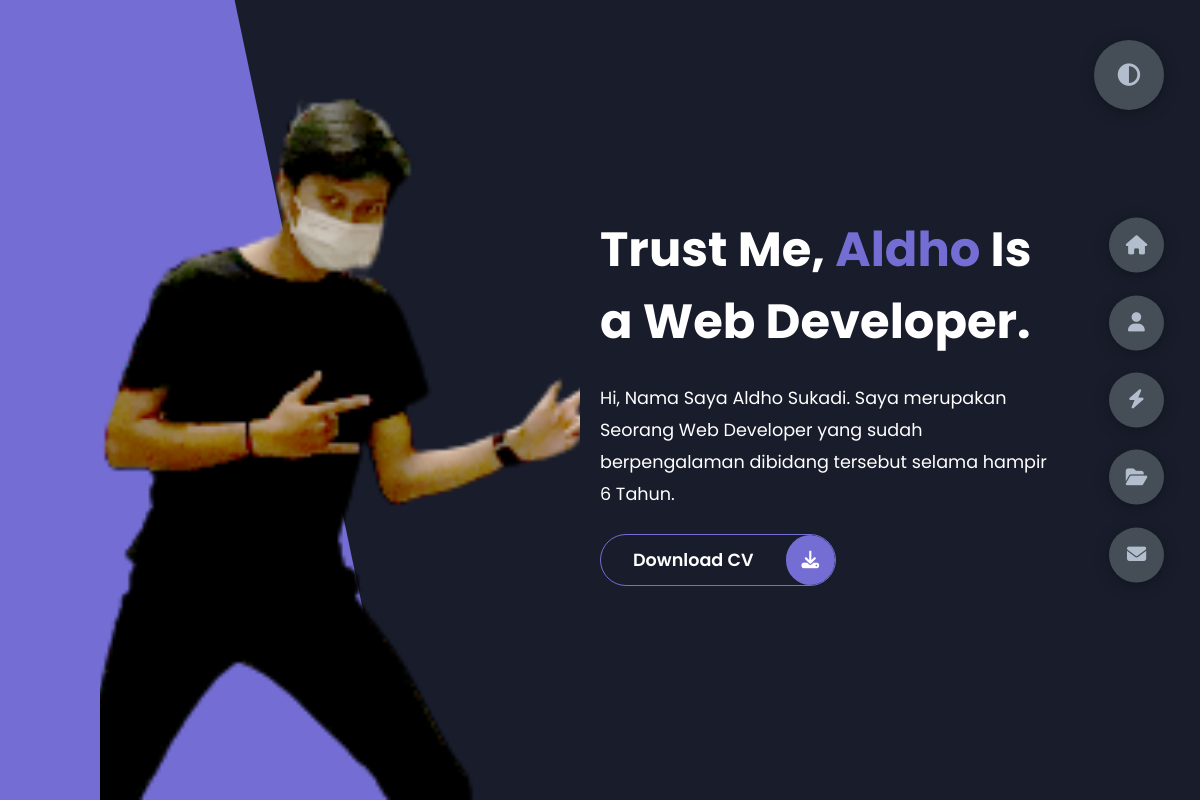
The page / on the database its author committed.
### tables this page shows
CREATE TABLE `home` (
  `id_home` int(11) NOT NULL,
  `gambar_home` varchar(30) NOT NULL,
  `judul_home` varchar(50) NOT NULL,
  `deskripsi_home` text NOT NULL,
  `cv_home` varchar(30) NOT NULL
);

### page/home.php (the view, shortened to what this page needs)
<?php
    $sql = "SELECT * FROM home";
    $query = mysqli_query($conn, $sql);
    $row_home = mysqli_fetch_assoc($query);
?>
<header class="container header active" id="home">
    <div class="header-content">
        <div class="left-header" data-aos="fade-right" data-aos-duration="1000">
            <div class="image">
                <img src="assets/img/<?= $row_home['gambar_home'] ?>" alt="">
            </div>
        </div>
        <div class="right-header" data-aos="fade-left" data-aos-duration="1000">
            <h1 class="name">
                <?= $row_home['judul_home'] ?>
            </h1>
            <p>
                <?= $row_home['deskripsi_home'] ?>
            </p>
            <div class="btn-con">
                <a href="assets/pdf/<?= $row_home['cv_home'] ?>" class="main-btn" target="_blank">
                    <span class="btn-text">Download CV</span>
                    <span class="btn-icon"><i class="fas fa-download"></i></span>
                </a>
            </div>
        </div>
    </div>
</header>

### assets/styles/styles.css (style rules this page uses)
* { margin: 0; padding: 0; box-sizing: border-box; list-style: none; }
:root { --color-primary: #191d2b; --color-secondary: #746dd3; --color-white: #FFFFFF; --color-black: #000; --color-grey0: #f8f8f8; --color-grey-1: #dbe1e8; --color-grey-2: #b2becd; --color-grey-3: #6c7983; --color-grey-4: #454e56; --color-grey-5: #2a2e35; --color-grey-6: #12181b; --br-sm-2: 14px; --box-shadow-1: 0 3px 15px rgba(0,0,0,.3); }
body { background-color: var(--color-primary); font-family: "Poppins", sans-serif; font-size: 1.1rem; color: var(--color-white); transition: all 0.4s ease-in-out; }
a { display: inline-block; text-decoration: none; color: inherit; font-family: inherit; }
header { min-height: 100vh; color: var(--color-white); overflow: hidden; padding: 0 !important; }
.container { display: none; transition: all 0.4s ease-in-out; background-color: var(--color-primary); }
.active { display: block; animation: fadeIn 1s ease-in-out; }
.header-content { display: grid; grid-template-columns: repeat(2, 1fr); min-height: 100vh; }
.header-content .left-header { display: flex; align-items: center; position: relative; }
.header-content .left-header .image { border-radius: var(--br-sm-2); height: 100%; width: 80%; margin-left: 4rem; animation: fadeIn 0.4s ease-in-out; z-index: 1; transition: ease 1s; }
.header-content .left-header .image img { width: 100%; height: 100%; object-fit: cover; animation: fadeIn 0.4s ease-in-out; }
.header-content .right-header { display: flex; flex-direction: column; justify-content: center; padding-right: 18rem; }
.header-content .right-header .name { font-size: 3rem; }
.header-content .right-header .name span { color: var(--color-secondary); }
.header-content .right-header p { margin: 1.5rem 0; line-height: 2rem; }
.btn-con { display: flex; align-self: flex-start; }
.main-btn { border-radius: 30px; color: inherit; font-weight: 600; position: relative; border: 1px solid var(--color-secondary); display: flex; align-self: flex-start; align-items: center; overflow: hidden; z-index: 1; }
.main-btn .btn-text { padding: 0 2rem; }
.main-btn .btn-icon { background-color: var(--color-secondary); display: flex; align-items: center; justify-content: center; border-radius: 50%; padding: 1rem; }
.main-btn::before { content: ""; position: absolute; top: 0; right: 0; transform: translateX(100%); transition: all 0.4s ease-out; z-index: -1; }
@media screen and (max-width: 1432px) { .container { padding: 7rem 11rem; } }
@media screen and (max-width: 1250px) { .header-content .right-header { padding-right: 9rem; } }

### rows shown on the page
home: gambar_home (picture), judul_home "Trust Me, Aldho Is a Web Developer.", deskripsi_home "Hi, Nama Saya Aldho Sukadi. Saya merupakan Seorang Web Developer yang sudah berpengalaman dibidang tersebut selama hampir 6 Tahun."
